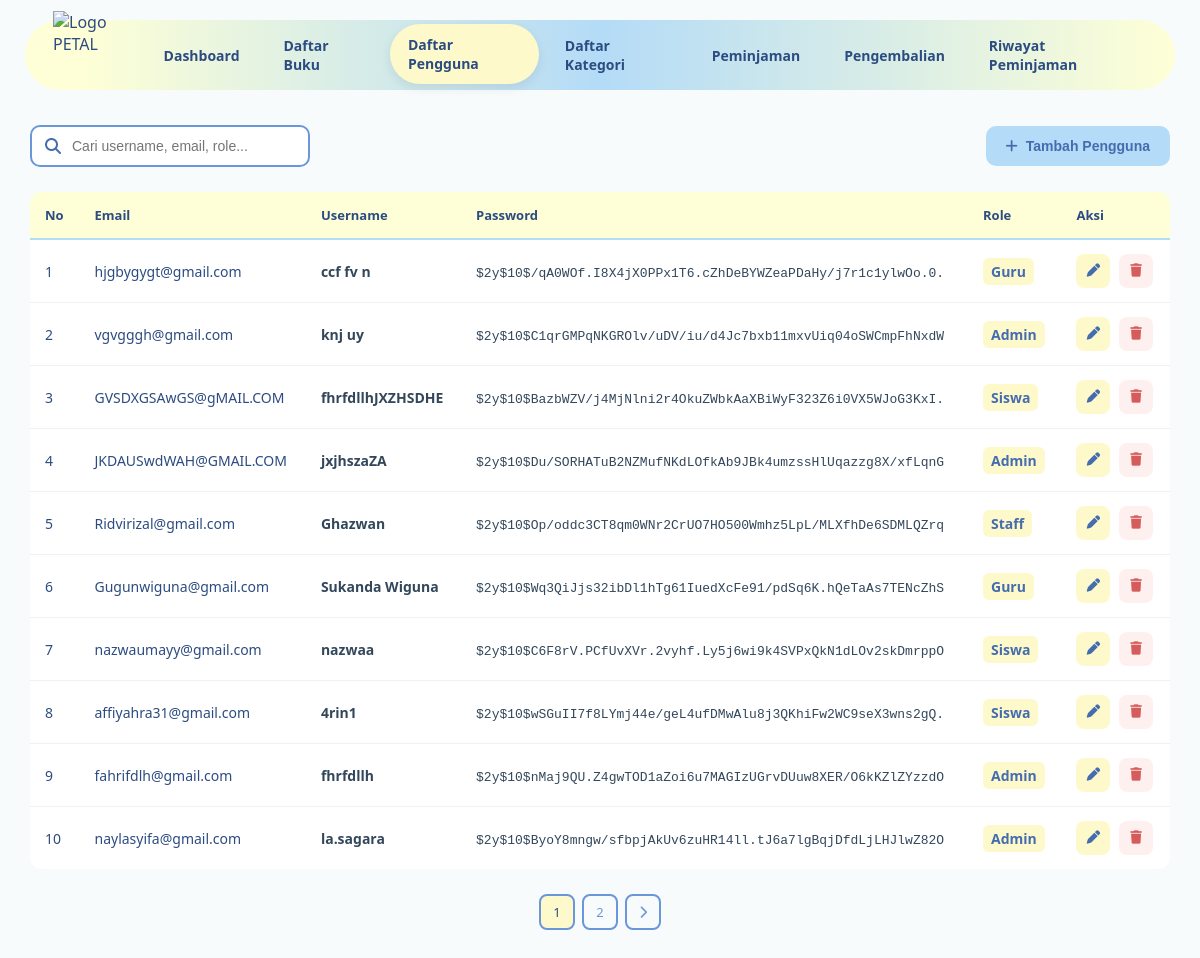
Screenshot of /views/daftar_user.php (signed in) with the database file from the repository.
### tables this page shows
CREATE TABLE `users` (
  `id_user` int(11) NOT NULL,
  `Email` varchar(160) DEFAULT NULL,
  `username` varchar(50) DEFAULT NULL,
  `password` varchar(255) DEFAULT NULL,
  `role` enum('admin','siswa','guru','staff') NOT NULL DEFAULT 'siswa'
);

### models/koneksi.php (called while the page is built, shortened)
<?php
class Koneksi {
    private $host = "localhost",
            $username = "root",
            $pass = "",
            $db = "Peminjaman_Buku_PETAL";
    function __construct() {
        $this->koneksi = mysqli_connect(
            $this->host,
            $this->username,
            $this->pass,
            $this->db
        );
    }
}

### models/m_user.php (called while the page is built, shortened)
<?php
include_once __DIR__ . '/koneksi.php';
class m_user
{
    private $conn;
    public function __construct()
    {
        $db = new koneksi();
        $this->conn = $db->koneksi;
    }
    public function tampil_data_page($start, $limit)
{
    $start = (int) $start;
    $limit = (int) $limit;
    $sql = "SELECT id_user, Email, username, password, role
            FROM users
            ORDER BY id_user DESC
            LIMIT $start, $limit";
    $query = mysqli_query($this->conn, $sql);
    $result = [];
    if ($query) {
        while ($data = mysqli_fetch_object($query)) {
            $result[] = $data;
        }
    }
    return $result;
}
    public function hitung_total()
    {
        $sql = "SELECT COUNT(*) AS total
                FROM users";
        $query = mysqli_query(
            $this->conn,
            $sql
        );
        $data = mysqli_fetch_assoc($query);
        return (int) (
            $data['total'] ?? 0
        );
    }
}
?>

### controller/c_user.php (called while the page is built, shortened)
<?php
include_once __DIR__ . '/../models/m_user.php';
$user = new m_user();
try {
    $limit = 10;
    $halaman =
        isset($_GET['halaman'])
        ? max(
            1,
            (int) $_GET['halaman']
        )
        : 1;
    $start =
        ($halaman - 1) * $limit;
    $keyword =
        trim(
            $_GET['keyword'] ?? ''
        );
    if (!empty($keyword)) {
        $total_data =
            $user->hitung_total_cari(
                $keyword
            );
        $total_halaman =
            ceil(
                $total_data / $limit
            );
        $data_user =
            $user->tampil_data_cari_page(
                $keyword,
                $start,
                $limit
            );
    }
    else {
        $total_data =
            $user->hitung_total();
        $total_halaman =
            ceil(
                $total_data / $limit
            );
        $data_user =
            $user->tampil_data_page(
                $start,
                $limit
            );
    }
} catch (Exception $e) {
    echo "Error: "
        . $e->getMessage();
}
?>

### views/daftar_user.php (the view, shortened to what this page needs)
<?php
include_once __DIR__ . '/../controller/c_user.php';
$keyword =
    $_GET['keyword'] ?? '';
$kw_param =
    !empty($keyword)
    ? '&keyword=' . urlencode($keyword)
    : '';
?>
<!DOCTYPE html>
<html lang="id">
<head>
    <link
        rel="stylesheet"
        href="../css/daftar_bu.css"
    >
    <link
        rel="stylesheet"
        href="https://cdnjs.cloudflare.com/ajax/libs/font-awesome/6.5.1/css/all.min.css"
    >
</head>
<body>
<nav class="navbar">
    <img
        src="../assets/logo.svg"
        class="logo"
        alt="Logo PETAL">
    <div class="nav-links">
        <a href="dashboard_admin.php">Dashboard</a>
        <a href="daftar_bukuA.php">Daftar Buku</a>
        <a href="daftar_user.php" class="active">Daftar Pengguna</a>
        <a href="daftar_kategori.php">Daftar Kategori</a>
        <a href="peminjamanA.php">Peminjaman</a>
        <a href="pengembalianA.php">Pengembalian</a>
        <a href="riwayat_peminjamanA.php">Riwayat Peminjaman</a>
    </div>
</nav>
<div class="container">
    <div class="page-header">
        <form
            method="GET"
            action="daftar_user.php"
            class="search-box"
        >
            <i
                class="fa-solid fa-magnifying-glass"
            ></i>
            <input
                type="text"
                name="keyword"
                value="<?= htmlspecialchars(
                    $keyword,
                    ENT_QUOTES,
                    'UTF-8'
                ); ?>"
                placeholder="Cari username, email, role..."
            >
        </form>
        <button
            type="button"
            class="btn-tambah"
            onclick="bukaModalTambah()"
        >
            <i
                class="fa-solid fa-plus"
            ></i>
            Tambah Pengguna
        </button>
    </div>
<div class="table-wrapper">
    <table id="tableBuku">
        <thead>
            <tr>
                <th>
                    No
                </th>
                <th>
                    Email
                </th>
                <th>
                    Username
                </th>
                <th>
                    Password
                </th>
                <th>
                    Role
                </th>
                <th>
                    Aksi
                </th>
            </tr>
        </thead>
        <tbody>
            <?php if (!empty($data_user)): ?>
                <?php foreach (
                    $data_user as $index => $u
                ): ?>
                    <tr>
                        <td>
                            <?= ($start ?? 0)
                                + $index
                                + 1; ?>
                        </td>
                        <td>
                            <?= htmlspecialchars(
                                $u->Email ?? '',
                                ENT_QUOTES,
                                'UTF-8'
                            ); ?>
                        </td>
                        <td>
                            <span class="judul-buku">
                                <?= htmlspecialchars(
                                    $u->username ?? '',
                                    ENT_QUOTES,
                                    'UTF-8'
                                ); ?>
                            </span>
                        </td>
                        <td>
                            <span class="password-user">
                                <?= htmlspecialchars(
                                    $u->password ?? '',
                                    ENT_QUOTES,
                                    'UTF-8'
                                ); ?>
                            </span>
                        </td>
                        <td>
                            <span class="stok">
                                <?= htmlspecialchars(
                                    ucfirst(
                                        $u->role ?? ''
                                    ),
                                    ENT_QUOTES,
                                    'UTF-8'
                                ); ?>
                            </span>
                        </td>
                        <td class="aksi">
                            <button
                                type="button"
                                class="btn-edit"
                                title="Edit User"
                                data-id="<?= (int)
                                    $u->id_user; ?>"
                                data-username="<?= htmlspecialchars(
                                    $u->username ?? '',
                                    ENT_QUOTES,
                                    'UTF-8'
                                ); ?>"
                                data-email="<?= htmlspecialchars(
                                    $u->Email ?? '',
                                    ENT_QUOTES,
                                    'UTF-8'
                                ); ?>"
                                data-role="<?= htmlspecialchars(
                                    $u->role ?? '',
                                    ENT_QUOTES,
                                    'UTF-8'
                                ); ?>"
                                onclick="bukaModalEdit(this)"
                            >
                                <i
                                    class="fa-solid fa-pen"
                                ></i>
                            </button>
                            <button
                                type="button"
                                class="btn-hapus"
                                title="Hapus User"
                                onclick="hapusUser(
                                    <?= (int)
                                    $u->id_user; ?>
                                )"
                            >
                                <i
                                    class="fa-solid fa-trash"
                                ></i>
                            </button>
                        </td>
                    </tr>
                <?php endforeach; ?>
            <?php endif; ?>
        </tbody>
    </table>
</div>
    <?php if (
        isset($total_halaman)
        &&
        $total_halaman > 1
    ): ?>
        <div class="pagination">
            <?php for (
                $i = 1;
                $i <= $total_halaman;
                $i++
            ): ?>
                <a
                    href="?halaman=<?= $i
                        . $kw_param; ?>"
                    class="<?= $i == $halaman
                        ? 'active'
                        : ''; ?>"
                >
                    <?= $i; ?>
                </a>
            <?php endfor; ?>
            <?php if (
                $halaman < $total_halaman
            ): ?>
                <a
                    href="?halaman=<?= (
                        $halaman + 1
                    ) . $kw_param; ?>"
                >
                    <i
                        class="fa-solid fa-chevron-right"
                    ></i>
                </a>
            <?php endif; ?>
        </div>
    <?php endif; ?>
</div>
</body>
</html>

### css/daftar_bu.css (style rules this page uses)
* { margin: 0; padding: 0; box-sizing: border-box; }
body { font-family: 'Segoe UI', sans-serif; background: #f8fbfc; color: #2c4c81; }
.navbar { width: calc(100% - 50px); margin: 20px auto; padding: 8px 28px; display: flex; align-items: center; justify-content: space-between; background: linear-gradient( 90deg, #feffd6 5%, #b4dbf7 50%, #feffd6 100% ); border-radius: 50px; height: 70px; }
.logo { width: 95px; height: 95px; object-fit: contain; margin-top: 6px; }
.nav-links { display: flex; align-items: center; gap: 8px; }
.nav-links a { text-decoration: none; color: #2c4c81; padding: 11px 18px; border-radius: 999px; font-size: 14px; font-weight: 600; transition: 0.25s ease; }
.nav-links a:hover, .nav-links a.active { background: #fef9cb; box-shadow: 0 4px 12px rgba(0, 0, 0, 0.08); transform: translateY(-1px); }
.container { width: calc(100% - 60px); max-width: 1400px; margin: 35px auto 50px; }
.page-header { display: flex; justify-content: space-between; align-items: center; width: 100%; margin-bottom: 25px; gap: 15px; }
.search-box { width: 280px; position: relative; }
.search-box i { position: absolute; left: 15px; top: 50%; transform: translateY(-50%); color: #456cae; }
.search-box input { width: 100%; padding: 11px 16px 11px 40px; border: 2px solid #6b96da; border-radius: 10px; outline: none; font-size: 14px; transition: 0.2s; }
.btn-tambah { margin-left: auto; border: none; padding: 12px 20px; border-radius: 10px; background: #b4dbf7; color: #456cae; font-size: 14px; font-weight: 600; cursor: pointer; display: flex; align-items: center; gap: 8px; transition: 0.25s ease; }
#tableBuku { width: 100%; min-width: 1050px; border-collapse: collapse; overflow: hidden; }
#tableBuku thead { background: #feffd6; }
#tableBuku th { padding: 14px 15px; text-align: left; color: #2c4c81; font-size: 13px; font-weight: 700; border-bottom: 2px solid #b4dbf7; }
#tableBuku td { padding: 14px 15px; border-bottom: 1px solid #eef2f3; font-size: 14px; vertical-align: middle; background: white; }
#tableBuku tbody tr { transition: 0.2s ease; }
#tableBuku tbody tr:last-child td { border-bottom: none; }
.table-wrapper { width: 100%; overflow-x: auto; border-radius: 12px; }
.judul-buku { font-weight: 600; color: #33475b; }
.stok { display: inline-block; min-width: 35px; text-align: center; padding: 4px 8px; border-radius: 6px; background: #fef9cb; color: #456cae; font-weight: 600; }
.password-user { display: inline-block; color: #33475b; font-family: monospace; font-size: 13px; overflow-wrap: anywhere; }
#tableBuku td.aksi { white-space: nowrap; }
.btn-edit, .btn-hapus { width: 34px; height: 34px; border: none; border-radius: 8px; cursor: pointer; display: inline-flex; align-items: center; justify-content: center; transition: 0.2s ease; }
.btn-edit { background: #fef9cb; color: #456cae; margin-right: 5px; }
.btn-hapus { background: #fff0f0; color: #d65c5c; }
.pagination { display: flex; justify-content: center; align-items: center; gap: 7px; margin-top: 25px; }
.pagination a { min-width: 36px; height: 36px; padding: 0 10px; display: flex; align-items: center; justify-content: center; text-decoration: none; border-radius: 8px; color: #6b96da; border: 2px solid #6b96da; font-size: 13px; font-weight: 500; transition: 0.2s; }
.pagination a:hover, .pagination a.active { background: #fef9cb; color: #2c4c81; }

### rows the page displays
users: index "1", Email "hjgbygygt@gmail.com", username "ccf fv n", password "$2y$10$/qA0WOf.I8X4jX0PPx1T6.cZhDeBYWZeaPDaHy/j7r1c1ylwOo.0.", role "Guru"
users: index "2", Email "vgvgggh@gmail.com", username "knj uy", password "$2y$10$C1qrGMPqNKGROlv/uDV/iu/d4Jc7bxb11mxvUiq04oSWCmpFhNxdW", role "Admin"
users: index "3", Email "GVSDXGSAwGS@gMAIL.COM", username "fhrfdllhJXZHSDHE", password "$2y$10$BazbWZV/j4MjNlni2r4OkuZWbkAaXBiWyF323Z6i0VX5WJoG3KxI.", role "Siswa"
users: index "4", Email "JKDAUSwdWAH@GMAIL.COM", username "jxjhszaZA", password "$2y$10$Du/SORHATuB2NZMufNKdLOfkAb9JBk4umzssHlUqazzg8X/xfLqnG", role "Admin"
users: index "5", Email "Ridvirizal@gmail.com", username "Ghazwan", password "$2y$10$Op/oddc3CT8qm0WNr2CrUO7HO500Wmhz5LpL/MLXfhDe6SDMLQZrq", role "Staff"
users: index "6", Email "Gugunwiguna@gmail.com", username "Sukanda Wiguna", password "$2y$10$Wq3QiJjs32ibDl1hTg61IuedXcFe91/pdSq6K.hQeTaAs7TENcZhS", role "Guru"
users: index "7", Email "nazwaumayy@gmail.com", username "nazwaa", password "$2y$10$C6F8rV.PCfUvXVr.2vyhf.Ly5j6wi9k4SVPxQkN1dLOv2skDmrppO", role "Siswa"
users: index "8", Email "affiyahra31@gmail.com", username "4rin1", password "$2y$10$wSGuII7f8LYmj44e/geL4ufDMwAlu8j3QKhiFw2WC9seX3wns2gQ.", role "Siswa"
users: index "9", Email "fahrifdlh@gmail.com", username "fhrfdllh", password "$2y$10$nMaj9QU.Z4gwTOD1aZoi6u7MAGIzUGrvDUuw8XER/O6kKZlZYzzdO", role "Admin"
users: index "10", Email "naylasyifa@gmail.com", username "la.sagara", password "$2y$10$ByoY8mngw/sfbpjAkUv6zuHR14ll.tJ6a7lgBqjDfdLjLHJlwZ82O", role "Admin"
